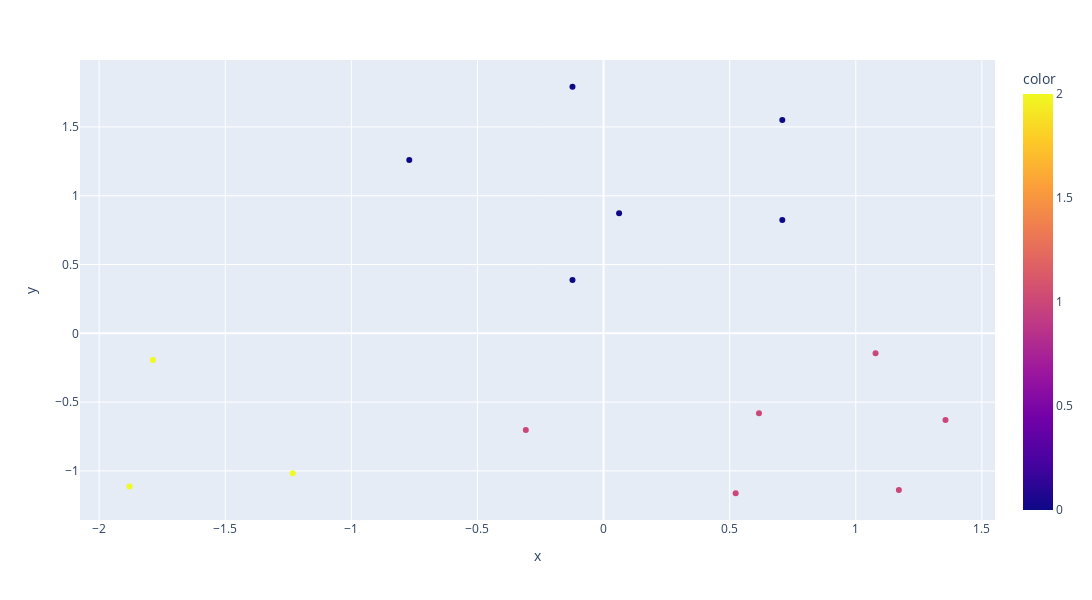

The code cell stored with this chart in its notebook:
### Code cell
grafico1 = px.scatter(x=base_salario[:,0], y=base_salario[:,1], color=rotulos, width=1100, height=600)
grafico1.show()

### Figure 1 — Plotly figure (JSON) as saved in the notebook; plotly's stock layout.template omitted (floating-point values rounded to 4 significant figures)
{"data": [{"hovertemplate": "x=%{x}<br>y=%{y}<br>color=%{marker.color}<extra></extra>", "legendgroup": "", "marker": {"color": [2, 2, 2, 1, 1, 1, 1, 1, 1, 0, 0, 0, 0, 0, 0], "coloraxis": "coloraxis", "symbol": "circle"}, "mode": "markers", "name": "", "orientation": "v", "showlegend": false, "type": "scatter", "x": [-1.88, -1.233, -1.787, -0.3081, 0.5238, 1.171, 1.356, 0.6163, 1.078, -0.7703, -0.1233, 0.06163, -0.1233, 0.7087, 0.7087], "xaxis": "x", "y": [-1.114, -1.017, -0.1938, -0.7024, -1.163, -1.138, -0.6297, -0.5813, -0.1453, 1.259, 0.3875, 0.8719, 1.792, 0.8235, 1.55], "yaxis": "y"}], "layout": {"coloraxis": {"colorbar": {"title": {"text": "color"}}, "colorscale": [[0, "#0d0887"], [0.1111, "#46039f"], [0.2222, "#7201a8"], [0.3333, "#9c179e"], [0.4444, "#bd3786"], [0.5556, "#d8576b"], [0.6667, "#ed7953"], [0.7778, "#fb9f3a"], [0.8889, "#fdca26"], [1, "#f0f921"]]}, "height": 600, "legend": {"tracegroupgap": 0}, "margin": {"t": 60}, "width": 1100, "xaxis": {"anchor": "y", "domain": [0, 1], "title": {"text": "x"}}, "yaxis": {"anchor": "x", "domain": [0, 1], "title": {"text": "y"}}}}
